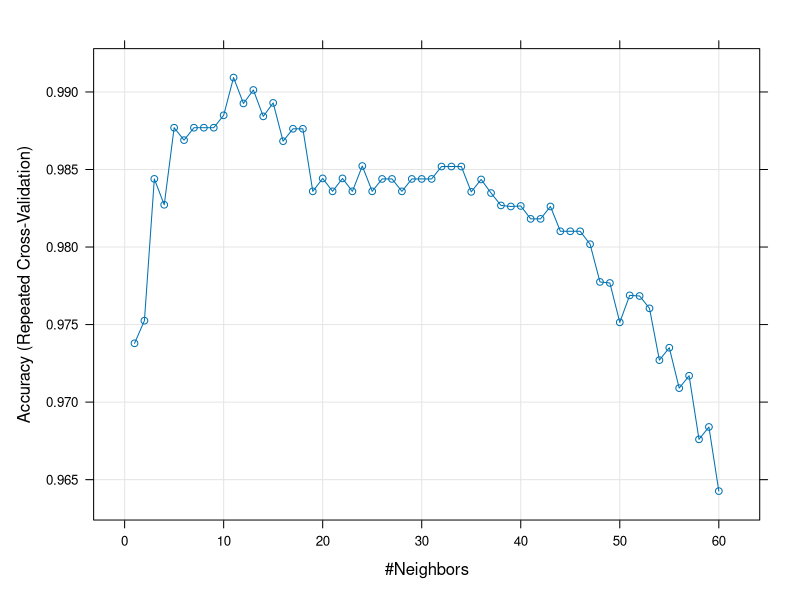

Source code (R):
## ---- chunk 1
library(palmerpenguins)
library(tidyverse)
data("penguins")

penguins <- penguins %>%
    select(species, bill_length_mm, bill_depth_mm, flipper_length_mm, body_mass_g) %>%
    drop_na()

penguins
## ---- chunk 2
#| code-fold: false
library(caret)

penguins <- penguins %>% 
    mutate(species=as.factor(species))
## ---- chunk 3
#| code-fold: false
set.seed(83234)
train_indices <- createDataPartition(y = penguins$species, p = 0.7, list = FALSE)

train_df <- penguins %>% 
    slice(train_indices)

test_df <-  penguins %>% 
    slice(-train_indices)
## ---- chunk 4
#| code-fold: false
train_df %>% 
    mutate(bill_length_stand = (bill_length_mm - mean(bill_length_mm)) / sd(bill_length_mm)) %>% 
    select(bill_length_mm, bill_length_stand)
## ---- chunk 5
#| code-fold: false

# compute the mean/standard deviation of each variable in the training data frame
standardize_params <- preProcess(train_df, method = c("center", "scale"))

# transform each variable in the training data frame
train_stand <- predict(standardize_params, train_df)

train_stand
## ---- chunk 6
#| code-fold: false
train_stand %>% 
    select(-species) %>% 
    summarise_all(mean)
## ---- chunk 7
#| code-fold: false

# notice we use the standardized data!
knn_fit <- knn3(species ~ ., k=1, data=train_stand)
## ---- chunk 8
#| code-fold: false
# process the test data
test_stand <- predict(standardize_params, test_df)
## ---- chunk 9
#| code-fold: false
# get test predictions
species_pred_test = predict(knn_fit, newdata = test_stand, type='class')
## ---- chunk 10
# compute test set accuracy
test_stand %>% 
    mutate(species_pred=species_pred_test) %>% 
    mutate(correct_prediction=species_pred == species) %>% 
    summarise(accuracy=mean(correct_prediction))
## ---- chunk 11
#| code-fold: false
set.seed(9832)

k_values_to_try <- 1:60


# setup the tuning parameter selection procedure
training_control <- trainControl(method = "repeatedcv", repeats = 5)

# train = tuning parameter evaluation then fit the best tuning parameter to the full training data set
knn_cv <- train(species ~ ., 
                data = train_stand,
                method = "knn",
                trControl = training_control,
                metric = "Accuracy",
                tuneGrid = data.frame(k=k_values_to_try)
                )
## ---- chunk 12
#| code-fold: false
plot(knn_cv)
## ---- chunk 13
#| code-fold: false

# get test predictions
# unlike knn3 we dont need type="class" again
species_pred_test_cv <- predict(knn_cv, newdata = test_stand)
## ---- chunk 14
# compute the accuracy of the training predictions and the test predictions
test_stand %>% 
    mutate(species_pred=species_pred_test_cv) %>% 
    mutate(correct_prediction=species_pred == species) %>% 
    summarise(accuracy=mean(correct_prediction))
